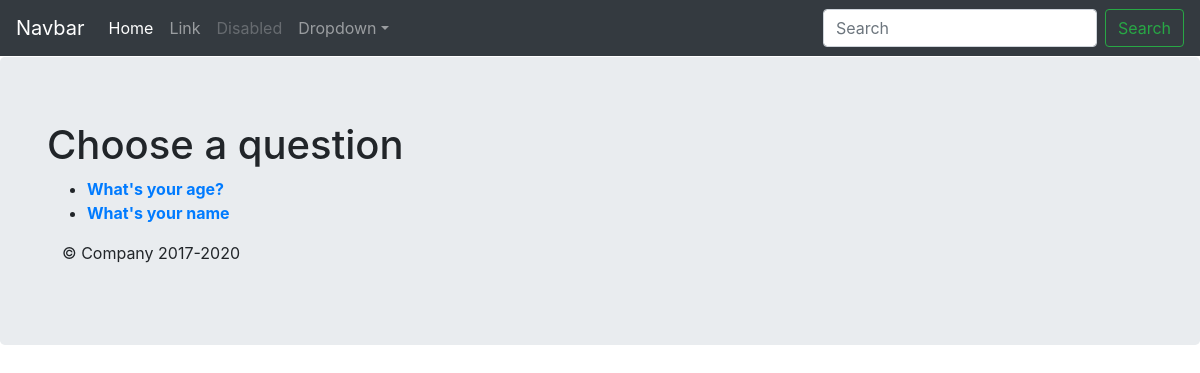
Screenshot of /basicapp/ with the database file from the repository.
### basicapp/models.py (models this page shows, shortened)
class Question(models.Model):
    question_text = models.CharField(max_length=200)
    pub_date = models.DateTimeField('date published')

### basicapp/views.py (the view)
# urls.py: path('', views.index, name='index'),
def index(request):
    latest_questions = Question.objects.order_by('-pub_date')[:5]
    context = {
        'latest_questions': latest_questions
     }
    return render(request, 'basicapp/index.html', context)

### basicapp/templates/basicapp/index.html
{% extends 'basicapp/base.html' %}
{% block main_content %}
<h1>Choose a question</h1>
{% if latest_questions %}
<ul>
    {% for question in latest_questions %}
    <li><a href = {% url "basicapp:detail" question.id %}><b>{{question.question_text}}</b></a></li>
    {% endfor %}
</ul>
{% else %}
    <p>You don't have any questions. Please add some. </p>
{% endif %}
{% endblock %}

### rows the page displays
Question: question_text "What's your age?"
Question: question_text "What's your name"
